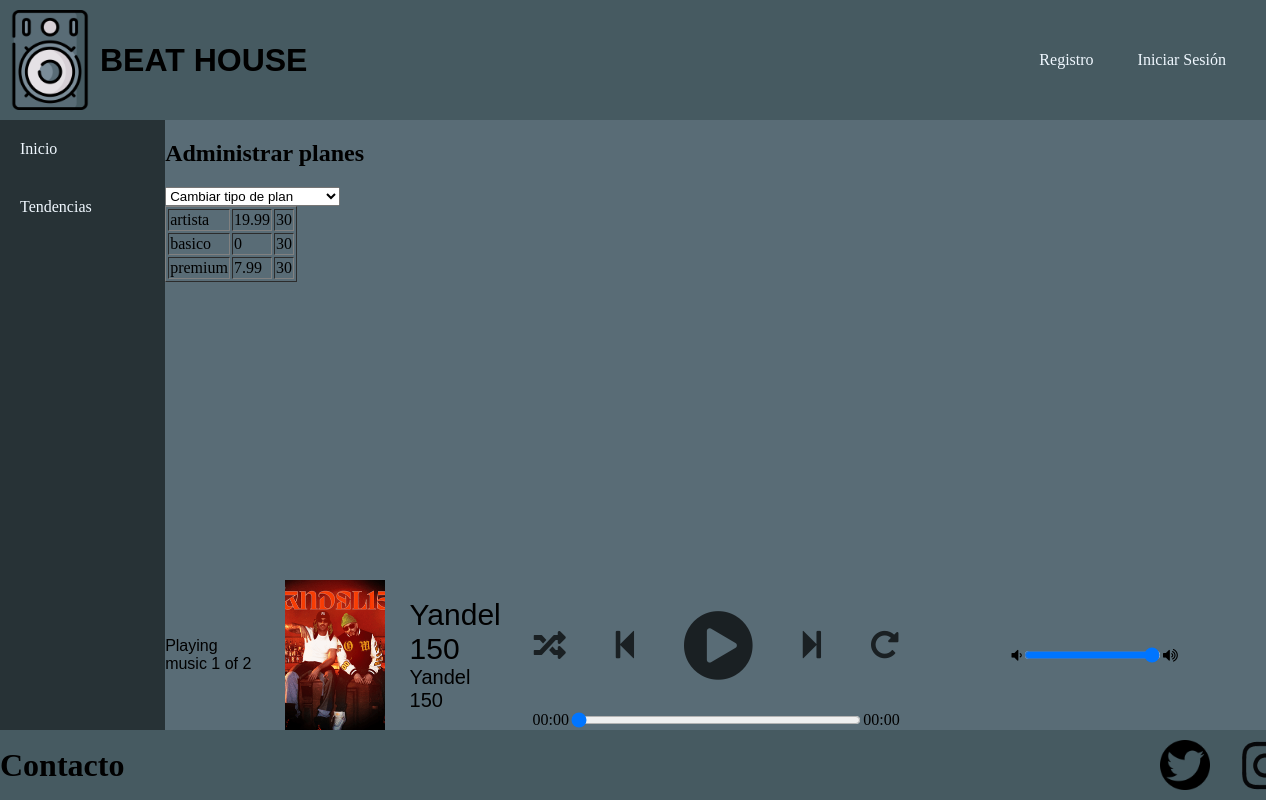
The page /GestionPlan.php on the database as committed earlier.
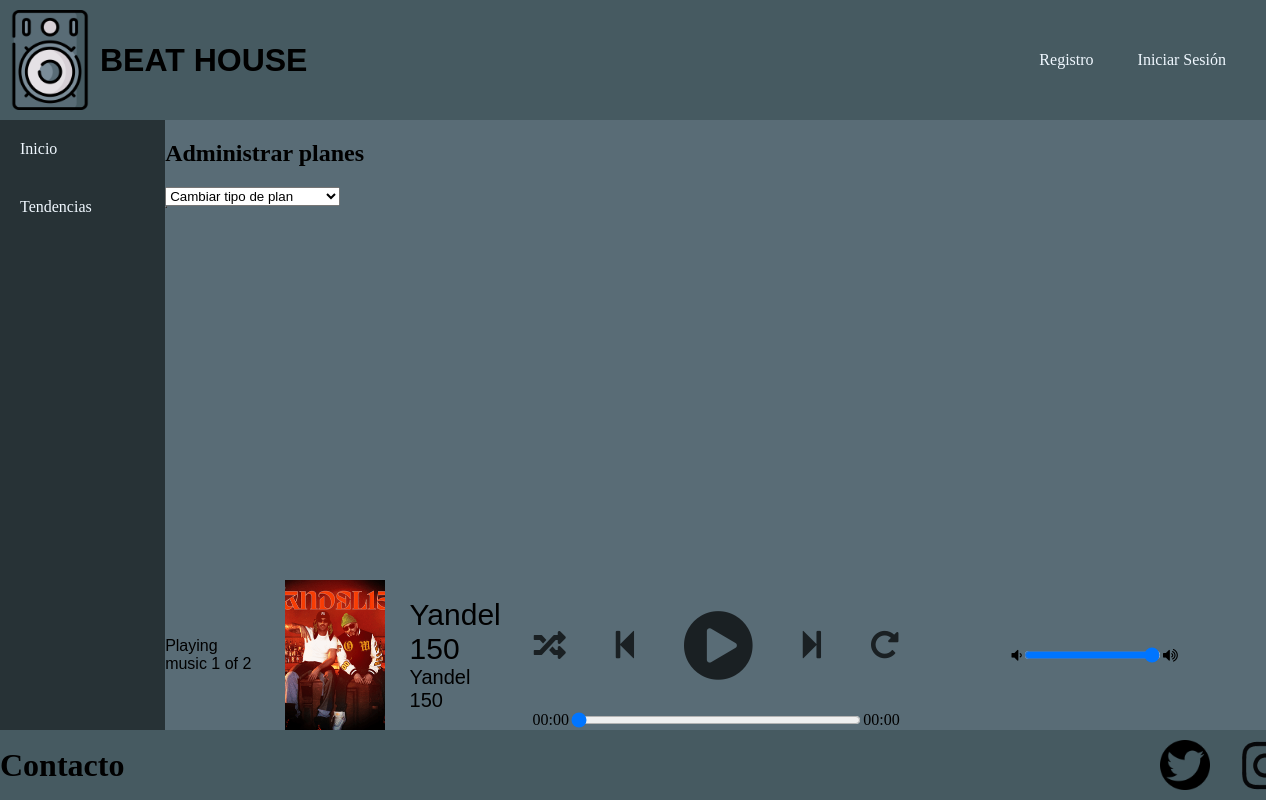
The same page on the database as committed later.
### tables this page shows
CREATE TABLE `plandepago` (
  `tipoPlan` varchar(20) NOT NULL,
  `precio` float NOT NULL,
  `duracionPlan` varchar(20) NOT NULL
);

### GestionPlan.php (the view, shortened to what this page needs)
<?php
    $db = Aplicacion::getInstance()->getConexionBd();
    $consulta = "SELECT * FROM plandepago";
    $resultado = $db->query($consulta);
    $contenidoTabla = "<table border='1'>";
    while ($fila = $resultado->fetch_assoc()) {
        $contenidoTabla .= "<tr>";
        $contenidoTabla .= "<td>".$fila['tipoPlan']."</td>";
        $contenidoTabla .= "<td>".$fila['precio']."</td>";
        $contenidoTabla .= "<td>".$fila['duracionPlan']."</td>";
        $contenidoTabla .= "</tr>";
    }
    $contenidoTabla .= "</table>";
    $contenidoPrincipal = <<<EOS
        <h1>Administrar planes</h1>
        <select name="operacion">
            <option value='CambiarPlan'>Cambiar tipo de plan</option>
            <option value='CambiarDuracion'>Cambiar duracion de plan</option>
            <option value='CambiarPrecio'>Cambiar precio de plan</option>
        </select>
    EOS;
    require RAIZ_APP."/vistas/plantillas/plantilla.php";
?>

Rows that differ between the two databases and show on the page:
removed plandepago: tipoPlan "artista", precio "19.99", duracionPlan "30"
removed plandepago: tipoPlan "basico", precio "0", duracionPlan "30"
removed plandepago: tipoPlan "premium", precio "7.99", duracionPlan "30"
